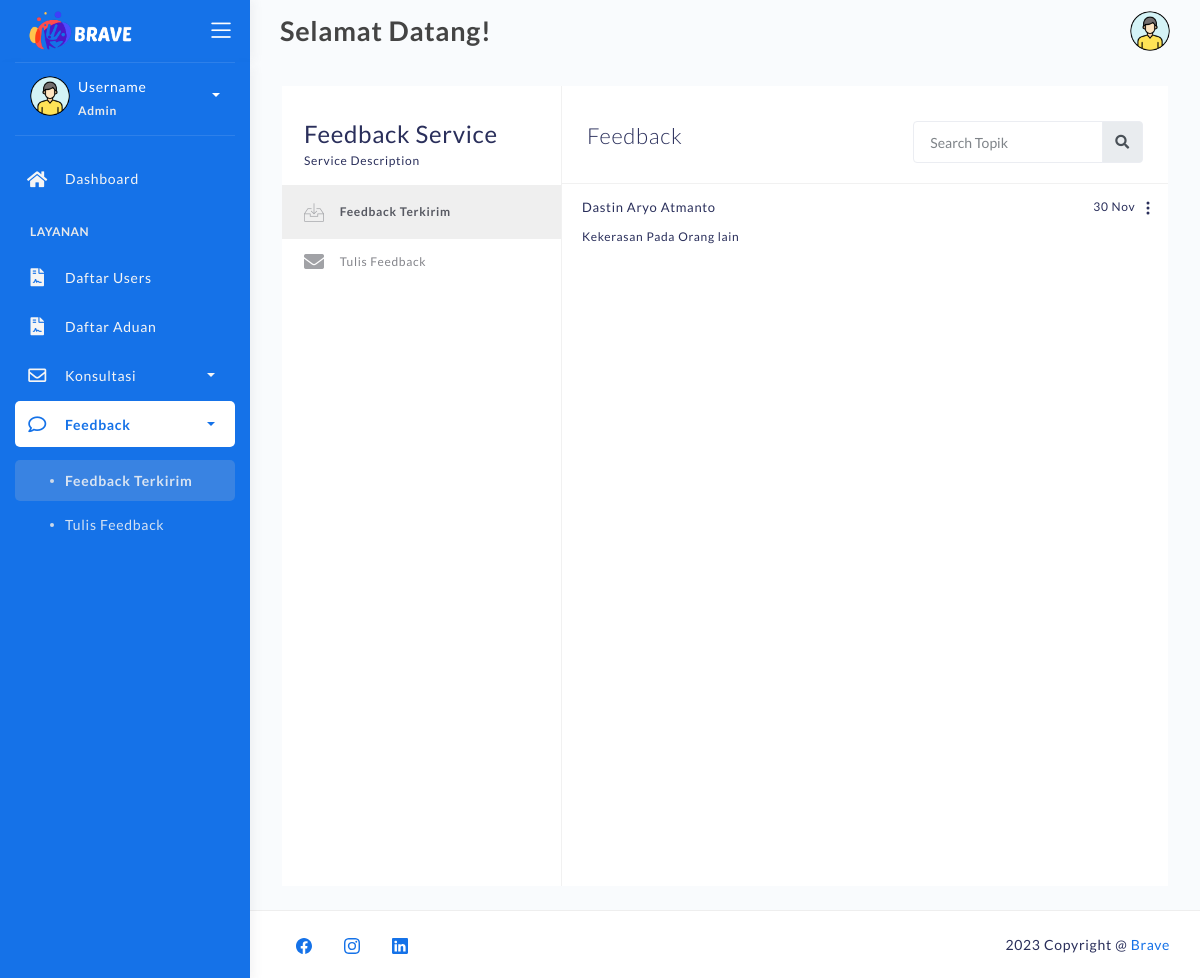
/feedback-inbox-admin.php (signed in), run on an earlier commit of the app's database.
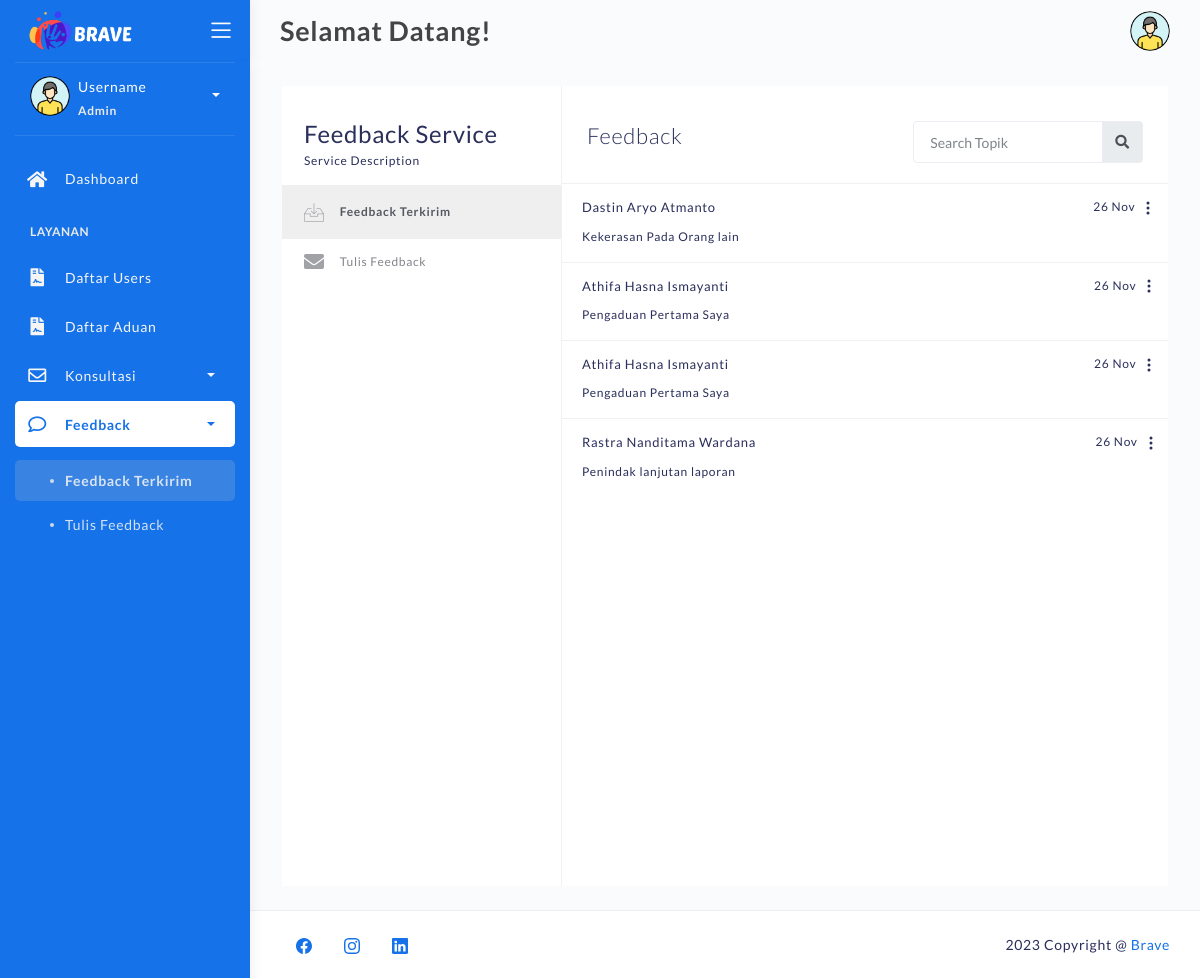
And on a later commit of the database.
### tables this page shows
CREATE TABLE `feedback` (
  `id_feedback` varchar(50) NOT NULL,
  `id_pengaduan` varchar(50) NOT NULL,
  `nama` varchar(255) NOT NULL,
  `nim` varchar(25) NOT NULL,
  `tgl_feedback` datetime NOT NULL,
  `alasan` text NOT NULL
);

CREATE TABLE `pengaduan` (
  `id_pengaduan` varchar(50) NOT NULL,
  `nim` varchar(25) NOT NULL,
  `nama` varchar(255) NOT NULL,
  `judul` varchar(255) NOT NULL,
  `tgl_kejadian` date NOT NULL,
  `tgl_aduan` datetime NOT NULL DEFAULT current_timestamp(),
  `pesan_aduan` text NOT NULL,
  `pelaku` varchar(255) NOT NULL,
  `bukti` varchar(255) NOT NULL,
  `status` varchar(25) NOT NULL
);

### feedback-inbox-admin.php (the view, shortened to what this page needs)
<?php
	require 'backend/connection.php';
?>
<!DOCTYPE html>
<html lang="en">
<head>
	<link rel="stylesheet" href="assets/css/bootstrap.min.css">
	<link rel="stylesheet" href="assets/css/atlantis.css">
	<link rel="stylesheet" href="assets/css/demo.css">
</head>
<body>
	<div class="wrapper fullheight-side">
		<div class="logo-header position-fixed" data-background-color="blue">
			<a href="index.html" class="logo">
				<img src="assets\img\logo\logo2-2tr-resize.png" alt="navbar brand" class="navbar-brand" style="width:110px;">
			</a>
			<div class="nav-toggle">
				<button class="btn btn-toggle toggle-sidebar">
					<i class="icon-menu"></i>
				</button>
			</div>
		</div>
		<div class="sidebar sidebar-style-2" data-background-color="blue">
			<div class="sidebar-wrapper scrollbar scrollbar-inner">
				<div class="sidebar-content">
					<div class="user">
						<div class="avatar-sm float-left mr-2">
							<img src="assets/img/profile.png" alt="..." class="avatar-img rounded-circle">
						</div>
						<div class="info">
							<a data-toggle="collapse" href="#collapseExample" aria-expanded="true">
								<span>
									Username
									<span class="user-level">Admin</span>
									<span class="caret"></span>
								</span>
							</a>
						</div>
					</div>
					<ul class="nav">
						<li class="nav-item">
							<a href="dashboard-admin.php" class="collapsed" aria-expanded="false">
								<i class="fas fa-home"></i>
								<p>Dashboard</p>
							</a>
						</li>
						<li class="nav-section">
							<h4 class="text-section">Layanan</h4>
						</li>
						<li class="nav-item">
							<a href="list-user-admin.php">
								<i class="fas fa-file-contract"></i>
								<p>Daftar Users</p>
							</a>
						</li>
						<li class="nav-item">
							<a href="list-aduan-admin.php">
								<i class="fas fa-file-contract"></i>
								<p>Daftar Aduan</p>
							</a>
						</li>
						<li class="nav-item">
							<a data-toggle="collapse" href="#email-app-nav">
								<i class="far fa-envelope"></i>
								<p>Konsultasi</p>
								<span class="caret"></span>
							</a>
							<li class="nav-item nav-item active submenu">
							<a data-toggle="collapse" href="#feedback-app-nav">
								<i class="far fa-comment"></i>
								<p>Feedback</p>
								<span class="caret"></span>
							</a>
							<div class="collapse show" id="feedback-app-nav">
								<ul class="nav nav-collapse">
									<li class="active">
										<a href="feedback-inbox-admin.php">
											<span class="sub-item">Feedback Terkirim</span>
										</a>
									</li>
									<li>
										<a href="feedback-compose-admin.php">
											<span class="sub-item">Tulis Feedback</span>
										</a>
									</li>
								</ul>
							</div>
						</li>
					</ul>
				</div>
			</div>
		</div>
		<nav class="navbar navbar-header navbar-header-transparent navbar-expand-lg">
			<div class="container-fluid">
				<div class="collapse" id="search-nav">
					<form class="navbar-left navbar-form nav-search mr-md-3">
						<h4 class="page-title" style="margin: 10px 0; font-size: 27px;">Selamat Datang!</h4>
					</form>
				</div>
				<ul class="navbar-nav topbar-nav ml-md-auto align-items-center">
					<li class="nav-item dropdown hidden-caret">
						<a class="dropdown-toggle profile-pic" data-toggle="dropdown" href="#" aria-expanded="false">
							<div class="avatar-sm">
								<img src="assets/img/profile.png" alt="..." class="avatar-img rounded-circle">
							</div>
						</a>
					</li>
				</ul>
			</div>
		</nav>
		<div class="main-panel full-height">
			<div class="container container-full">
				<div class="page-inner">
					<div class="page-with-aside mail-wrapper bg-white">
					<div class="page-aside">
							<div class="aside-header">
								<div class="title">Feedback Service</div>
								<div class="description">Service Description</div>
							</div>
							<div class="aside-nav collapse" id="email-nav">
								<ul class="nav">
									<li class="active">
										<a href="feedback-inbox-admin.php">
											<i class="flaticon-inbox"></i> Feedback Terkirim
										</a>
									</li>
									<li>
										<a href="feedback-compose-admin.php">
											<i class="fa fa-envelope"></i> Tulis Feedback
										</a>
									</li>
								</ul>
							</div>
						</div>
						<div class="page-content mail-content">
							<div class="inbox-head d-lg-flex d-block">
								<h3>Feedback</h3>
								<form action="#" class="ml-auto">
									<div class="input-group">
										<input type="text" placeholder="Search Topik" class="form-control">
										<div class="input-group-append">
											<span class="input-group-text">
												<i class="fa fa-search search-icon"></i>
											</span>
										</div>
									</div>
								</form>
							</div>
							<div class="inbox-body" style="padding-top:0;">
								<div class="email-list">
									<?php
									$sql_feedback = "SELECT * FROM feedback ORDER BY tgl_feedback DESC";
									$result_feedback = mysqli_query($koneksi, $sql_feedback);
									if (mysqli_num_rows($result_feedback) > 0) {
										while ($row_feedback = mysqli_fetch_assoc($result_feedback)) {
											$id_pengaduan=$row_feedback['id_pengaduan'];
											$sql_pengaduan = "SELECT * FROM pengaduan WHERE id_pengaduan='$id_pengaduan'";
											$result_pengaduan = mysqli_query($koneksi, $sql_pengaduan);
											$row_pengaduan = mysqli_fetch_assoc($result_pengaduan);
											echo '
												<div class="email-list-item">
													<div class="email-list-detail" data-toggle="modal" data-target="#feedback-' . $row_feedback['id_feedback'] . '">
														<span class="date float-right">
															' . date("d M", strtotime($row_feedback['tgl_feedback'] )). '
														</span>
														<span class="from">' .  $row_feedback['nama']. '</span>
														<p class="msg">' . $row_pengaduan['judul'] . '</p>
													</div>
													<div id="navbarDropdown" role="button" data-toggle="dropdown" aria-haspopup="true" aria-expanded="false" style="color:sky blue; margin-left:5px; margin-right:-17px;">
														<svg xmlns="http://www.w3.org/2000/svg" width="16" height="16" fill="currentColor" class="bi bi-three-dots-vertical" viewBox="0 0 16 16">
															<path d="M9.5 13a1.5 1.5 0 1 1-3 0 1.5 1.5 0 0 1 3 0zm0-5a1.5 1.5 0 1 1-3 0 1.5 1.5 0 0 1 3 0zm0-5a1.5 1.5 0 1 1-3 0 1.5 1.5 0 0 1 3 0z"/>
														</svg>
													</div>
														<a class="dropdown-item" data-toggle="modal" data-target="#edit-feedback-' . $row_feedback['id_feedback'] . '">Edit</a>
														<a class="dropdown-item" href="backend/action-delete-feedback.php?id=' . $row_feedback['id_feedback'] . '">Delete</a>
												</div>
												<div class="modal fade" id="feedback-' . $row_feedback['id_feedback'] . '" tabindex="-1" role="dialog" aria-labelledby="exampleModalCenterTitle" aria-hidden="true">
																<h5 class="modal-title" id="exampleModalLongTitle" style="font-size:20px;">' . $row_pengaduan['judul'] . '</h5>
																<p style="margin-bottom:1px;"><strong>Nama :</strong> ' . $row_feedback['nama'] . '</p>
																<p style="margin-bottom:10px;"><strong>Tanggal Feedback:</strong> ' . date("d M Y", strtotime($row_feedback['tgl_feedback'])) . '</p>
																Feedback : ' . $row_feedback['alasan'] . '
												</div>
												<div class="modal fade" id="edit-feedback-' . $row_feedback["id_feedback"] . '" tabindex="-1" role="dialog" aria-labelledby="exampleModalCenterTitle" aria-hidden="true">
																<form id="editFeedbackForm-' . $row_feedback['id_feedback'] . '" action="backend/action-edit-feedback.php" method="post">
																	<input type="text" class="form-control" id="id_feedback" name="id_feedback" value="' . $row_feedback["id_feedback"] . '" required hidden>
																		<input type="text" class="form-control" id="alasan" name="alasan" value="' . $row_feedback["alasan"] . '" required>
																</form>
																<button type="button" class="btn btn-primary" onclick="editFeedback_' . $row_feedback["id_feedback"] . '()">Edit</button>
												</div>
													function editFeedback_' . $row_feedback["id_feedback"] . '() {
														document.getElementById("editFeedbackForm-' . $row_feedback["id_feedback"] . '").submit();
												';
										}
									} else {
										echo "No messages found.";
									}
									?>
								</div>
							</div>
						</div>
					</div>
				</div>
			</div>
			<footer class="footer">
				<div class="container-fluid">
					<nav class="pull-left">
						<ul class="nav">
							<li class="nav-item">
								<a class="nav-link" href="https://web.facebook.com">
								</a>
							</li>
							<li class="nav-item">
								<a class="nav-link" href="https://www.instagram.com/">
								</a>
							</li>
							<li class="nav-item">
								<a class="nav-link" href="https://www.linkedin.com">
								</a>
							</li>
						</ul>
					</nav>
					<div class="copyright ml-auto">
						2023 Copyright @ <a href="#">Brave</a>
					</div>
				</div>
			</footer>
		</div>
	</div>
</body>
</html>

What changed in the data, as far as the page shows it:
removed feedback: tgl_feedback "30 Nov", nama "Dastin Aryo Atmanto", id_pengaduan.judul "Kekerasan Pada Orang lain"
added feedback: tgl_feedback "26 Nov", nama "Dastin Aryo Atmanto", id_pengaduan.judul "Kekerasan Pada Orang lain"
added feedback: tgl_feedback "26 Nov", nama "Athifa Hasna Ismayanti", id_pengaduan.judul "Pengaduan Pertama Saya"
added feedback: tgl_feedback "26 Nov", nama "Athifa Hasna Ismayanti", id_pengaduan.judul "Pengaduan Pertama Saya"
added feedback: tgl_feedback "26 Nov", nama "Rastra Nanditama Wardana", id_pengaduan.judul "Penindak lanjutan laporan"
